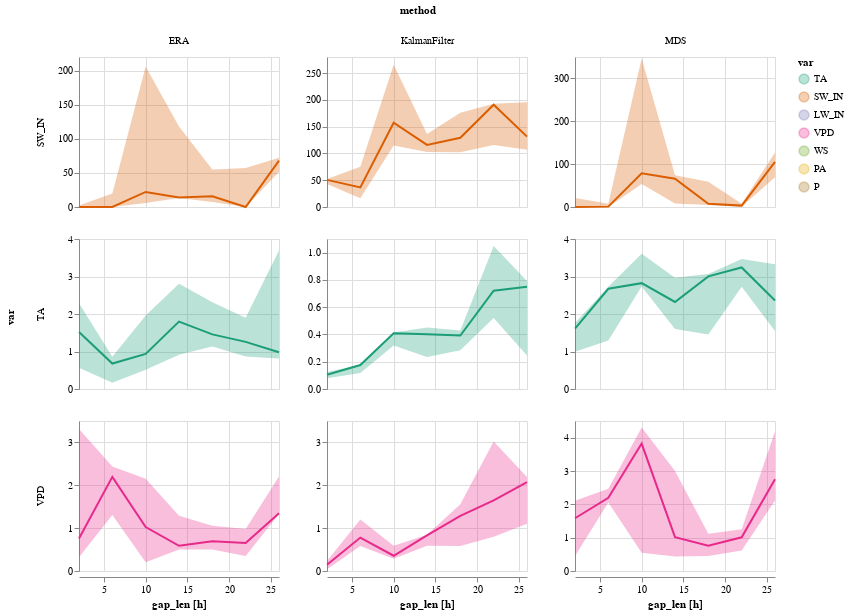

This figure's notebook cell:
### Markdown cell above
we actually don't care of different methods

### Code cell
_plot_gap_len(gap_len_agg, y_label="").facet(column='method', row='var').resolve_scale(y='independent')

### Figure 1 — Vega-Lite specification as saved in the notebook (floating-point values rounded to 4 significant figures)
{"config": {"view": {"continuousWidth": 400, "continuousHeight": 300}}, "data": {"name": "data-f74402ccca95720ab949ce8e98d37f54"}, "facet": {"column": {"field": "method", "type": "nominal"}, "row": {"field": "var", "type": "nominal"}}, "spec": {"layer": [{"mark": "line", "encoding": {"color": {"field": "var", "scale": {"domain": ["TA", "SW_IN", "LW_IN", "VPD", "WS", "PA", "P"], "range": ["#1B9E77", "#D95F02", "#7570B3", "#E7298A", "#66A61E", "#E6AB02", "#A6761D", "#666666"]}, "type": "nominal"}, "x": {"axis": {"labelAngle": 0}, "field": "gap_len", "title": "gap_len [h]", "type": "quantitative"}, "y": {"field": "median", "title": "", "type": "quantitative"}}}, {"mark": "errorband", "encoding": {"color": {"field": "var", "type": "nominal"}, "x": {"field": "gap_len", "type": "quantitative"}, "y": {"field": "Q1", "title": "", "type": "quantitative"}, "y2": {"field": "Q3"}}}], "height": 150, "width": 200}, "resolve": {"scale": {"y": "independent"}}, "$schema": "https://vega.github.io/schema/vega-lite/v5.2.0.json", "datasets": {"data-f74402ccca95720ab949ce8e98d37f54": [{"var": "TA", "gap_len": 2, "method": "MDS", "median": 1.611, "Q1": 0.9907, "Q3": 1.761, "min": 0.2052, "max": 4.467}, {"var": "SW_IN", "gap_len": 26, "method": "KalmanFilter", "median": 131.4, "Q1": 106.7, "Q3": 195.4, "min": 102.5, "max": 289.6}, {"var": "TA", "gap_len": 6, "method": "MDS", "median": 2.672, "Q1": 1.296, "Q3": 2.73, "min": 0.8679, "max": 3.351}, {"var": "SW_IN", "gap_len": 22, "method": "KalmanFilter", "median": 190.8, "Q1": 115.9, "Q3": 192.6, "min": 82.36, "max": 210.8}, {"var": "VPD", "gap_len": 6, "method": "KalmanFilter", "median": 0.7798, "Q1": 0.5838, "Q3": 1.199, "min": 0.4863, "max": 3.044}, {"var": "TA", "gap_len": 14, "method": "MDS", "median": 2.322, "Q1": 1.602, "Q3": 2.97, "min": 1.378, "max": 3.156}, {"var": "SW_IN", "gap_len": 18, "method": "MDS", "median": 7.385, "Q1": 4.382, "Q3": 58.9, "min": 0.0, "max": 159.6}, {"var": "VPD", "gap_len": 2, "method": "KalmanFilter", "median": 0.1467, "Q1": 0.04097, "Q3": 0.2313, "min": 0.0204, "max": 1.033}, {"var": "TA", "gap_len": 10, "method": "MDS", "median": 2.822, "Q1": 2.731, "Q3": 3.609, "min": 2.234, "max": 7.07}, {"var": "VPD", "gap_len": 26, "method": "KalmanFilter", "median": 2.073, "Q1": 1.105, "Q3": 2.196, "min": 0.6772, "max": 4.314}, {"var": "TA", "gap_len": 18, "method": "KalmanFilter", "median": 0.3925, "Q1": 0.2838, "Q3": 0.4287, "min": 0.2586, "max": 0.7962}, {"var": "VPD", "gap_len": 18, "method": "ERA", "median": 0.692, "Q1": 0.4997, "Q3": 1.056, "min": 0.338, "max": 4.006}, {"var": "VPD", "gap_len": 22, "method": "KalmanFilter", "median": 1.646, "Q1": 0.7981, "Q3": 3.023, "min": 0.5397, "max": 4.677}, {"var": "SW_IN", "gap_len": 22, "method": "MDS", "median": 3.267, "Q1": 0.8418, "Q3": 7.533, "min": 0.5378, "max": 25.64}, {"var": "TA", "gap_len": 6, "method": "KalmanFilter", "median": 0.1755, "Q1": 0.118, "Q3": 0.1785, "min": 0.07917, "max": 0.3189}, {"var": "SW_IN", "gap_len": 26, "method": "MDS", "median": 105.2, "Q1": 69.65, "Q3": 127.0, "min": 48.33, "max": 171.7}, {"var": "TA", "gap_len": 2, "method": "KalmanFilter", "median": 0.1043, "Q1": 0.07866, "Q3": 0.124, "min": 0.007522, "max": 0.1528}, {"var": "SW_IN", "gap_len": 14, "method": "ERA", "median": 13.96, "Q1": 13.16, "Q3": 118.0, "min": 7.028, "max": 163.0}, {"var": "TA", "gap_len": 22, "method": "KalmanFilter", "median": 0.7205, "Q1": 0.5206, "Q3": 1.049, "min": 0.2373, "max": 1.058}, {"var": "TA", "gap_len": 26, "method": "KalmanFilter", "median": 0.7501, "Q1": 0.2449, "Q3": 0.792, "min": 0.1679, "max": 1.543}, {"var": "SW_IN", "gap_len": 10, "method": "ERA", "median": 22.1, "Q1": 5.851, "Q3": 205.9, "min": 0.0, "max": 307.8}, {"var": "SW_IN", "gap_len": 6, "method": "MDS", "median": 0.8745, "Q1": 0.1878, "Q3": 7.591, "min": 0.0, "max": 56.43}, {"var": "SW_IN", "gap_len": 2, "method": "MDS", "median": 0.0, "Q1": 0.0, "Q3": 21.01, "min": 0.0, "max": 25.54}, {"var": "SW_IN", "gap_len": 2, "method": "ERA", "median": 0.0, "Q1": 0.0, "Q3": 2.178, "min": 0.0, "max": 30.74}, {"var": "SW_IN", "gap_len": 6, "method": "ERA", "median": 0.0, "Q1": 0.0, "Q3": 19.77, "min": 0.0, "max": 126.5}, {"var": "SW_IN", "gap_len": 10, "method": "MDS", "median": 78.66, "Q1": 53.48, "Q3": 346.4, "min": 17.51, "max": 367.5}, {"var": "SW_IN", "gap_len": 14, "method": "MDS", "median": 66.03, "Q1": 8.122, "Q3": 74.04, "min": 4.064, "max": 259.9}, {"var": "SW_IN", "gap_len": 26, "method": "ERA", "median": 67.95, "Q1": 51.76, "Q3": 72.34, "min": 15.56, "max": 97.83}, {"var": "SW_IN", "gap_len": 22, "method": "ERA", "median": 0.03411, "Q1": 0.0, "Q3": 57.15, "min": 0.0, "max": 85.94}, {"var": "VPD", "gap_len": 18, "method": "MDS", "median": 0.7605, "Q1": 0.4477, "Q3": 1.117, "min": 0.4097, "max": 1.52}, {"var": "TA", "gap_len": 10, "method": "ERA", "median": 0.9363, "Q1": 0.5111, "Q3": 1.963, "min": 0.2576, "max": 3.907}, {"var": "VPD", "gap_len": 14, "method": "KalmanFilter", "median": 0.8316, "Q1": 0.5868, "Q3": 0.8438, "min": 0.2673, "max": 1.082}, {"var": "TA", "gap_len": 14, "method": "ERA", "median": 1.798, "Q1": 0.9157, "Q3": 2.807, "min": 0.7479, "max": 2.896}, {"var": "SW_IN", "gap_len": 18, "method": "ERA", "median": 15.86, "Q1": 7.514, "Q3": 55.14, "min": 0.0, "max": 173.1}, {"var": "VPD", "gap_len": 10, "method": "KalmanFilter", "median": 0.3563, "Q1": 0.2848, "Q3": 0.5891, "min": 0.1139, "max": 1.368}, {"var": "TA", "gap_len": 2, "method": "ERA", "median": 1.52, "Q1": 0.5667, "Q3": 2.289, "min": 0.273, "max": 2.33}, {"var": "TA", "gap_len": 6, "method": "ERA", "median": 0.6798, "Q1": 0.1677, "Q3": 0.8611, "min": 0.1107, "max": 1.141}, {"var": "TA", "gap_len": 22, "method": "ERA", "median": 1.256, "Q1": 0.8673, "Q3": 1.903, "min": 0.3535, "max": 2.299}, {"var": "SW_IN", "gap_len": 14, "method": "KalmanFilter", "median": 115.9, "Q1": 102.8, "Q3": 136.1, "min": 97.93, "max": 137.7}, {"var": "SW_IN", "gap_len": 10, "method": "KalmanFilter", "median": 157.2, "Q1": 114.6, "Q3": 265.4, "min": 17.09, "max": 322.9}, {"var": "TA", "gap_len": 26, "method": "ERA", "median": 0.9798, "Q1": 0.8106, "Q3": 3.69, "min": 0.7894, "max": 3.712}, {"var": "VPD", "gap_len": 6, "method": "ERA", "median": 2.196, "Q1": 1.307, "Q3": 2.441, "min": 0.6316, "max": 2.807}, {"var": "VPD", "gap_len": 10, "method": "MDS", "median": 3.823, "Q1": 0.5486, "Q3": 4.306, "min": 0.3253, "max": 7.289}, {"var": "VPD", "gap_len": 14, "method": "MDS", "median": 1.015, "Q1": 0.435, "Q3": 2.999, "min": 0.09682, "max": 5.528}, {"var": "VPD", "gap_len": 2, "method": "ERA", "median": 0.7595, "Q1": 0.32, "Q3": 3.316, "min": 0.2484, "max": 5.388}, {"var": "VPD", "gap_len": 18, "method": "KalmanFilter", "median": 1.285, "Q1": 0.5819, "Q3": 1.559, "min": 0.2622, "max": 2.054}, {"var": "TA", "gap_len": 18, "method": "ERA", "median": 1.456, "Q1": 1.134, "Q3": 2.312, "min": 0.6577, "max": 2.534}, {"var": "VPD", "gap_len": 26, "method": "ERA", "median": 1.349, "Q1": 1.329, "Q3": 2.206, "min": 0.7238, "max": 2.315}, {"var": "VPD", "gap_len": 22, "method": "ERA", "median": 0.6519, "Q1": 0.3523, "Q3": 0.9781, "min": 0.3239, "max": 0.9916}, {"var": "VPD", "gap_len": 22, "method": "MDS", "median": 1.012, "Q1": 0.6114, "Q3": 1.255, "min": 0.5386, "max": 1.471}, {"var": "TA", "gap_len": 18, "method": "MDS", "median": 3.003, "Q1": 1.455, "Q3": 3.069, "min": 0.6768, "max": 3.486}, {"var": "VPD", "gap_len": 26, "method": "MDS", "median": 2.753, "Q1": 2.114, "Q3": 4.183, "min": 0.3579, "max": 6.7}, {"var": "VPD", "gap_len": 2, "method": "MDS", "median": 1.583, "Q1": 0.4523, "Q3": 2.11, "min": 0.3814, "max": 2.747}, {"var": "TA", "gap_len": 14, "method": "KalmanFilter", "median": 0.4008, "Q1": 0.2351, "Q3": 0.4509, "min": 0.193, "max": 0.4709}, {"var": "TA", "gap_len": 10, "method": "KalmanFilter", "median": 0.4082, "Q1": 0.3182, "Q3": 0.4144, "min": 0.0498, "max": 0.4933}, {"var": "VPD", "gap_len": 14, "method": "ERA", "median": 0.5873, "Q1": 0.5032, "Q3": 1.289, "min": 0.357, "max": 5.412}, {"var": "VPD", "gap_len": 6, "method": "MDS", "median": 2.197, "Q1": 2.057, "Q3": 2.467, "min": 0.2884, "max": 8.0}, {"var": "SW_IN", "gap_len": 18, "method": "KalmanFilter", "median": 129.3, "Q1": 102.4, "Q3": 175.8, "min": 93.15, "max": 303.7}, {"var": "VPD", "gap_len": 10, "method": "ERA", "median": 1.024, "Q1": 0.2049, "Q3": 2.155, "min": 0.1806, "max": 4.746}, {"var": "TA", "gap_len": 26, "method": "MDS", "median": 2.361, "Q1": 1.55, "Q3": 3.325, "min": 1.531, "max": 4.194}, {"var": "SW_IN", "gap_len": 2, "method": "KalmanFilter", "median": 50.6, "Q1": 42.98, "Q3": 52.13, "min": 29.77, "max": 71.45}, {"var": "TA", "gap_len": 22, "method": "MDS", "median": 3.242, "Q1": 2.728, "Q3": 3.468, "min": 1.265, "max": 4.663}, {"var": "SW_IN", "gap_len": 6, "method": "KalmanFilter", "median": 36.59, "Q1": 16.53, "Q3": 74.91, "min": 12.91, "max": 157.2}]}}
